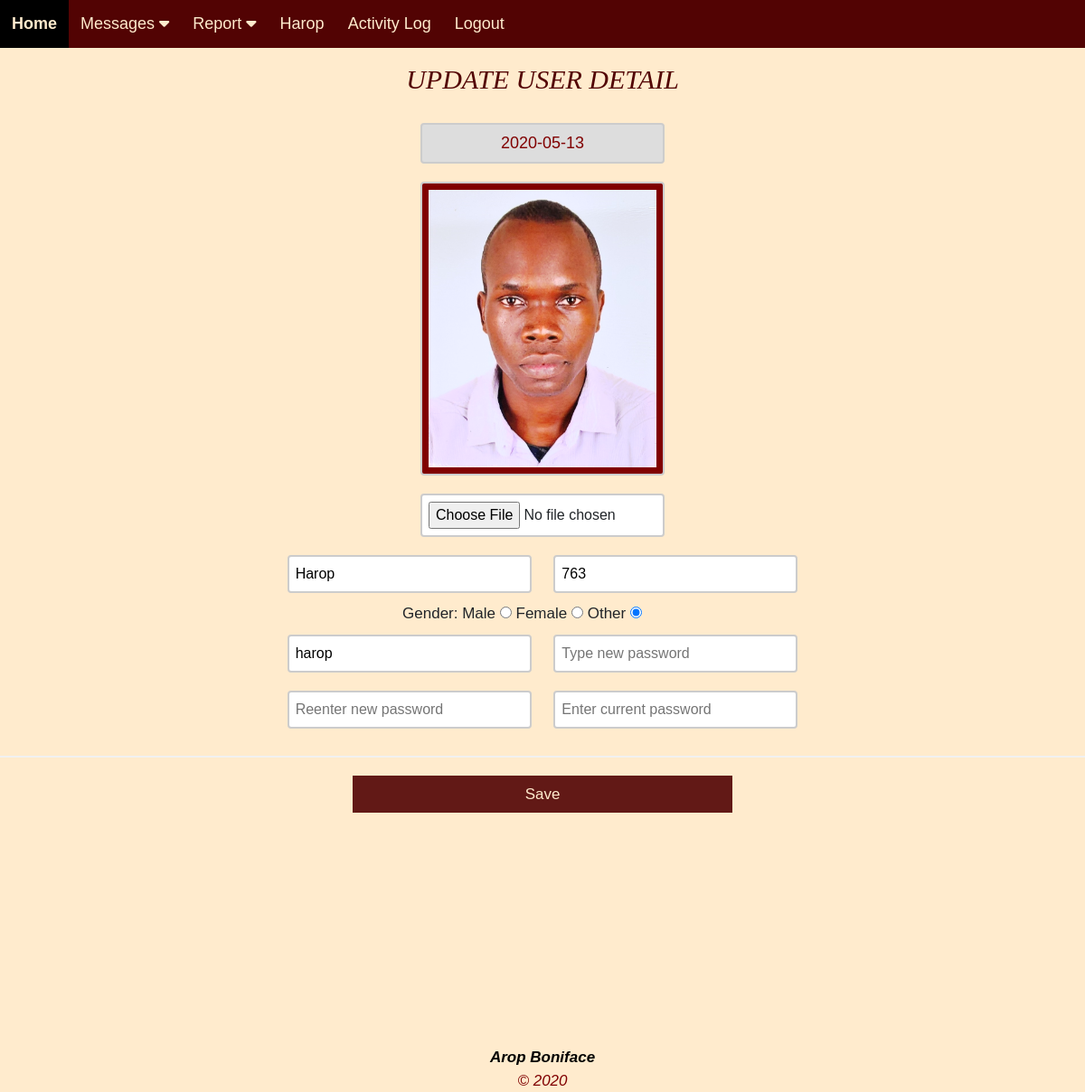
Page /pages/profile.php (signed in) on the committed database.
### tables this page shows
CREATE TABLE `membertb` (
  `memberId` int(11) NOT NULL,
  `photo` blob NOT NULL,
  `member_name` varchar(50) NOT NULL,
  `gender` enum('Male','Female','Other') NOT NULL,
  `contact` varchar(20) NOT NULL,
  `joinDate` date NOT NULL,
  `status` enum('Active','Inactive') NOT NULL DEFAULT 'Active',
  `username` varchar(50) NOT NULL,
  `pass` varchar(255) NOT NULL
);

### pages/profile.php (the view, shortened to what this page needs)
<!DOCTYPE html>
<html lang="en">
<head>
  <link rel="stylesheet" type="text/css" href="../css/style.css" />
</head>
<body class="body">
<?php include('header.php');?>
<?php
include('db.php');
$memberId=$_SESSION['memberId'];
$sql=mysqli_query($con,"SELECT * FROM membertb WHERE memberId='$memberId'");
$res=mysqli_fetch_array($sql);
?>
<div>
<center>
<form method="POST" action="profile_update.php" onsubmit="return passwordMatch()" enctype="multipart/form-data" >
  <div class="container-register">
    <h2 class="status">UPDATE USER DETAIL</h2>
    <div>
    <input class="fill-date" style="color:maroon" name="joinDate" value="<?php echo $res['joinDate'];?>" readonly><br />
    <img class="fill-date" style="background-color:maroon" alt="Profile Picture" src="../admin/image/<?php echo $res['photo'];?>"><br />
    <input type="file" class="fill-in" name="image">
    </div>
    <input class="fill-in" placeholder="Full Name" name="member_name" value="<?php echo $res['member_name'];?>" required>
    <input class="fill-in" placeholder="Tel. No." name="contact" value="<?php echo $res['contact'];?>" required>
    <div class="other-label" style="margin-right:45px">Gender:
      Male <input type="radio" <?php if($res[3]=="Male"){echo "checked";} ?> name="gender" value="Male" required/>
      Female <input type="radio" <?php if($res[3]=="Female"){echo "checked";} ?> name="gender" value="Female" />
      Other <input type="radio" <?php if($res[3]=="Other"){echo "checked";} ?> name="gender" value="Other" />
    </div>
    <input class="fill-in" placeholder="Username" name="username" value="<?php echo $res['username'];?>" required>
    <input class="fill-in" id="password" name="password" type="password" placeholder="Type new password"><br />
    <input class="fill-in" id="cfmPassword" type="password" name="newpassword" placeholder="Reenter new password">
    <input class="fill-in" id="date" type="password" name="passwordold" placeholder="Enter current password" required>
    <hr>
    <button type="submit" value="Submit" class="registerbtn">Save</button>
  </div>
</form>
</center>
</div>
<div class="bottom-nav">
<?php include('footer.php');?>
</div>
</body>
</html>

### pages/header.php (shortened to what this page needs)
<?php
include('db.php');
$stmt1 = $con->prepare('SELECT member_name FROM membertb WHERE memberId = ?');
$stmt1->bind_param('i', $_SESSION['memberId']);
$stmt1->execute();
$stmt1->bind_result($member_name);
?>
<!DOCTYPE html>
<html>
<link href="bootstrap/css/bootstrap.css" rel="stylesheet"/>
<link rel="stylesheet" href="css/w3.css">
<link rel="stylesheet" href="../../cdnjs.cloudflare.com/ajax/libs/font-awesome/4.7.0/css/font-awesome.min.css">
<link rel="stylesheet" type="text/css" href="../css/style.css" />
<body>
<div class="top-link" id="mytoplink">
  <a href="home.php">Home</a>
  <div class="dropdown">
    <button class="dropbtn">Messages
      <i class="fa fa-caret-down"></i>
    </button>
  </div>
  <div class="dropdown">
    <button class="dropbtn">Report
      <i class="fa fa-caret-down"></i>
    </button>
  </div>
  <a href="profile.php"><?=$member_name?></a>
  <a href="history.php">Activity Log</a>
  <a href="logout.php">Logout</a>
</div>
</body>
</html>

### css/style.css (style rules this page uses)
.body { background-color: blanchedalmond; box-align: center; margin-top: 5%; }
.container-register { width: 100%; background-color: blanchedalmond; padding-top: 0px; overflow: auto; padding-bottom: 20%; }
h2 { font-family: Cambria, Cochin, Georgia, Times, 'Times New Roman', serif; font-style: italic; margin-bottom: 0%; }
.fill-in, .date { outline: none; margin: 10px; padding: 6px; background: #f1f1f1; font-size: 15px; box-sizing: border-box; background-color: white; padding: 7px; float: inline; overflow: hidden; border: 2px solid #ccc; border-radius: 4px; font-size: 16px; background-position: 10px 10px; width: 270px; }
.fill-date { outline: none; margin: 10px; padding: 3px; font-size: 15px; box-sizing: border-box; background-color: #ddd; padding: 7px; float: inline; overflow: hidden; border: 2px solid #ccc; border-radius: 4px; font-size: 18px; background-position: 10px 10px; width: 270px; text-align: center; }
hr { border: 1px solid #f1f1f1; margin-bottom: 12px; }
.registerbtn { background-color: rgb(82, 3, 3); color: blanchedalmond; border: none; cursor: pointer; width: 35%; opacity: 0.9; padding: 8px; }
.bottom-nav { width: 100%; padding: 10px; color: maroon }
button { background-color: #4CAF50; color: white; padding: 14px 20px; margin: 8px 0; border: none; cursor: pointer; width: 100%; }
.status { color: rgb(82, 3, 3); padding-bottom: 20px; }
body { margin: 0; font-family: Arial; font-size: 17px; }
* { box-sizing: border-box; }
.top-link { background-color: rgb(82, 3, 3); position: fixed; top: 0; width: 100%; }
.top-link a { float: left; display: block; color: blanchedalmond; text-align: center; padding: 13px 13px; text-decoration: none; font-size: 18px; }
.dropdown { float: left; overflow: hidden; }
.dropdown .dropbtn { font-size: 18px; border: none; outline: none; color: blanchedalmond; padding: 13px 13px; background-color: inherit; font-family: inherit; margin: 0; }

### css/w3.css (style rules this page uses)
html { box-sizing: border-box }
*, *:before, *:after { box-sizing: inherit }
html { -ms-text-size-adjust: 100%; -webkit-text-size-adjust: 100% }
body { margin: 0 }
a { background-color: transparent; -webkit-text-decoration-skip: objects }
img { border-style: none; width: 100%; }
hr { box-sizing: content-box; height: 0; overflow: visible }
button, input, select, textarea { font: inherit; margin: 0 }
button, input { overflow: visible }
button, select { text-transform: none }
button, html [type=button], [type=reset], [type=submit] { -webkit-appearance: button }
[type=checkbox], [type=radio] { padding: 0 }
html, body { font-family: Verdana, sans-serif; font-size: 15px; line-height: 1.5 }
html { overflow-x: hidden }
h2 { font-size: 30px }
h1, h2, h3, h4, h5, h6 { font-family: "Segoe UI", Arial, sans-serif; font-weight: 400; margin: 10px 0 }
hr { border: 0; border-top: 1px solid #eee; margin: 20px 0 }
img { vertical-align: middle; width: 100%; }
a { color: inherit }

### rows in the picture
membertb: member_name "Harop", joinDate "2020-05-13", photo (picture), contact "763", gender "☑", username "harop"
